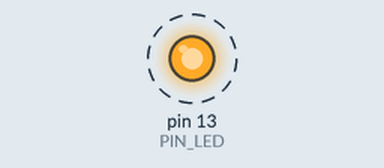
Recording of a sketch running on a simulated Arduino Uno, built with avr-gcc and run on an emulated ATmega328P. Shown: output pins drawn as LEDs (lit = HIGH). Dashed ring = blinking. What the sketch prints to the serial monitor is not drawn.

Above: at 0.5 s.
Timing chart, 0 to 4.6 s (numbered marks = the images above):
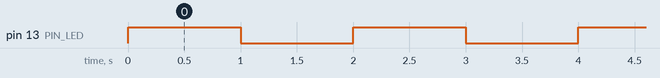

Measured:
- by itself, pin 13 (PIN_LED): alternates HIGH for 1.0 s and LOW for 1.0 s

The sketch:

04_example_3.ino
```cpp
#define PIN_LED 13
unsigned int count, toggle;

void setup() {
  pinMode(PIN_LED, OUTPUT);
  Serial.begin(115200);
  while (!Serial){
    ;
  }
  count=toggle=0;
  digitalWrite(PIN_LED,toggle);

}

void loop() {
  Serial.println(++count);
  toggle=!toggle;
  digitalWrite(PIN_LED, toggle);
  delay(1000);
}
```
